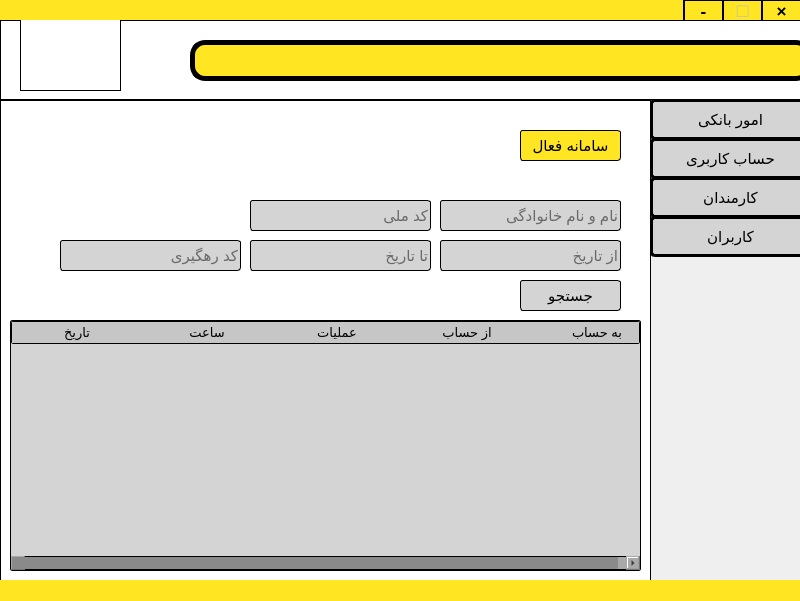
<?xml version="1.0" encoding="UTF-8"?>
<ui version="4.0">
 <class>MainWindow</class>
 <widget class="QMainWindow" name="MainWindow">
  <property name="geometry">
   <rect>
    <x>0</x>
    <y>0</y>
    <width>800</width>
    <height>601</height>
   </rect>
  </property>
  <property name="maximumSize">
   <size>
    <width>16777215</width>
    <height>16777215</height>
   </size>
  </property>
  <property name="windowTitle">
   <string>MainWindow</string>
  </property>
  <property name="styleSheet">
   <string notr="true">QPushButton{
background: #d4d4d4;
border: 3px solid black;
border-radius: 5px;
}
QPushButton:checked{
background:  #ffe522;
}</string>
  </property>
  <widget class="QWidget" name="centralwidget">
   <widget class="QLabel" name="label_2">
    <property name="geometry">
     <rect>
      <x>0</x>
      <y>0</y>
      <width>801</width>
      <height>21</height>
     </rect>
    </property>
    <property name="styleSheet">
     <string notr="true">QWidget{
background: #ffe522;
}</string>
    </property>
    <property name="text">
     <string/>
    </property>
   </widget>
   <widget class="QPushButton" name="btnSystem">
    <property name="geometry">
     <rect>
      <x>650</x>
      <y>99</y>
      <width>161</width>
      <height>41</height>
     </rect>
    </property>
    <property name="font">
     <font>
      <pointsize>11</pointsize>
      <weight>50</weight>
      <bold>false</bold>
     </font>
    </property>
    <property name="text">
     <string>امور بانکی</string>
    </property>
    <property name="checkable">
     <bool>true</bool>
    </property>
    <property name="checked">
     <bool>false</bool>
    </property>
   </widget>
   <widget class="QPushButton" name="btnProfile">
    <property name="geometry">
     <rect>
      <x>650</x>
      <y>138</y>
      <width>161</width>
      <height>41</height>
     </rect>
    </property>
    <property name="font">
     <font>
      <pointsize>11</pointsize>
      <weight>50</weight>
      <bold>false</bold>
     </font>
    </property>
    <property name="text">
     <string>حساب کاربری</string>
    </property>
    <property name="checkable">
     <bool>true</bool>
    </property>
   </widget>
   <widget class="QPushButton" name="btnEmployees">
    <property name="geometry">
     <rect>
      <x>650</x>
      <y>177</y>
      <width>161</width>
      <height>41</height>
     </rect>
    </property>
    <property name="font">
     <font>
      <pointsize>11</pointsize>
      <weight>50</weight>
      <bold>false</bold>
     </font>
    </property>
    <property name="text">
     <string>کارمندان</string>
    </property>
    <property name="checkable">
     <bool>true</bool>
    </property>
   </widget>
   <widget class="QFrame" name="frmHeader">
    <property name="geometry">
     <rect>
      <x>0</x>
      <y>20</y>
      <width>801</width>
      <height>80</height>
     </rect>
    </property>
    <property name="styleSheet">
     <string notr="true">QWidget{
background: white;
border: 1 solid black;
}</string>
    </property>
    <property name="frameShape">
     <enum>QFrame::StyledPanel</enum>
    </property>
    <property name="frameShadow">
     <enum>QFrame::Raised</enum>
    </property>
    <widget class="QLabel" name="label_3">
     <property name="geometry">
      <rect>
       <x>20</x>
       <y>-10</y>
       <width>101</width>
       <height>81</height>
      </rect>
     </property>
     <property name="text">
      <string/>
     </property>
     <property name="pixmap">
      <pixmap>logo1.png</pixmap>
     </property>
     <property name="scaledContents">
      <bool>true</bool>
     </property>
    </widget>
    <widget class="QLabel" name="label_4">
     <property name="geometry">
      <rect>
       <x>190</x>
       <y>20</y>
       <width>621</width>
       <height>41</height>
      </rect>
     </property>
     <property name="styleSheet">
      <string notr="true">QWidget{
background: #ffe522;
border: 5px solid black;
border-radius: 15px;
}</string>
     </property>
     <property name="text">
      <string/>
     </property>
    </widget>
   </widget>
   <widget class="QPushButton" name="btnUsers">
    <property name="geometry">
     <rect>
      <x>650</x>
      <y>216</y>
      <width>161</width>
      <height>41</height>
     </rect>
    </property>
    <property name="font">
     <font>
      <pointsize>11</pointsize>
      <weight>50</weight>
      <bold>false</bold>
     </font>
    </property>
    <property name="text">
     <string>کاربران</string>
    </property>
    <property name="checkable">
     <bool>true</bool>
    </property>
   </widget>
   <widget class="QPushButton" name="btnExit">
    <property name="geometry">
     <rect>
      <x>761</x>
      <y>-1</y>
      <width>41</width>
      <height>23</height>
     </rect>
    </property>
    <property name="font">
     <font>
      <pointsize>13</pointsize>
      <weight>75</weight>
      <bold>true</bold>
     </font>
    </property>
    <property name="styleSheet">
     <string notr="true">QWidget{
border: 2px solid black;
background:  #ffe522;
border-radius: 0px;
}
QWidget:hover{
color: white;
background: red;
}</string>
    </property>
    <property name="text">
     <string>×</string>
    </property>
   </widget>
   <widget class="QPushButton" name="btnMaximize">
    <property name="enabled">
     <bool>false</bool>
    </property>
    <property name="geometry">
     <rect>
      <x>722</x>
      <y>-1</y>
      <width>41</width>
      <height>23</height>
     </rect>
    </property>
    <property name="font">
     <font>
      <pointsize>14</pointsize>
      <weight>75</weight>
      <bold>true</bold>
     </font>
    </property>
    <property name="styleSheet">
     <string notr="true">QWidget{
border: 2px solid black;
background:  #ffe522;
border-radius: 0px;
}
QWidget:hover{
color: white;
}</string>
    </property>
    <property name="text">
     <string>□</string>
    </property>
   </widget>
   <widget class="QPushButton" name="btnMinimize">
    <property name="geometry">
     <rect>
      <x>683</x>
      <y>-1</y>
      <width>41</width>
      <height>23</height>
     </rect>
    </property>
    <property name="font">
     <font>
      <pointsize>13</pointsize>
      <weight>75</weight>
      <bold>true</bold>
     </font>
    </property>
    <property name="styleSheet">
     <string notr="true">QWidget{
border: 2px solid black;
background:  #ffe522;
border-radius: 0px;
}
QWidget:hover{
color: white;
}</string>
    </property>
    <property name="text">
     <string>-</string>
    </property>
   </widget>
   <widget class="QFrame" name="frmUser">
    <property name="enabled">
     <bool>true</bool>
    </property>
    <property name="geometry">
     <rect>
      <x>0</x>
      <y>100</y>
      <width>651</width>
      <height>481</height>
     </rect>
    </property>
    <property name="font">
     <font>
      <pointsize>8</pointsize>
     </font>
    </property>
    <property name="styleSheet">
     <string notr="true">QWidget{
background: white;
border: 1 solid black;
}
QLineEdit{
background: #d4d4d4;
border-radius: 3px;
}
QPushButton{
background: #d4d4d4;
border-radius: 3px;
}
QLabel{
background: #d4d4d4;
border-radius: 3px;
}
QComboBox{
background: #d4d4d4;
border-radius: 3px;
}
QTableWidget{
background-color: #d4d4d4;
border-radius: 2px;

}
QHeaderView::section{
background-color: #c6c6c6;
font-size: 10pt;
border: 1px solid #c6c6c6;
}
QHeaderView{
background-color: #c6c6c6;
border-radius: 2px;
}
QScrollBar{
background : darkgray;
}
QScrollBar::handle{
background : #8a8a8a;
}</string>
    </property>
    <property name="frameShape">
     <enum>QFrame::StyledPanel</enum>
    </property>
    <property name="frameShadow">
     <enum>QFrame::Raised</enum>
    </property>
    <widget class="QLineEdit" name="linUserName">
     <property name="enabled">
      <bool>false</bool>
     </property>
     <property name="geometry">
      <rect>
       <x>340</x>
       <y>20</y>
       <width>201</width>
       <height>31</height>
      </rect>
     </property>
     <property name="font">
      <font>
       <pointsize>11</pointsize>
       <weight>50</weight>
       <bold>false</bold>
      </font>
     </property>
     <property name="text">
      <string/>
     </property>
     <property name="placeholderText">
      <string>نام و نام خانوادگی</string>
     </property>
    </widget>
    <widget class="QPushButton" name="btnEnterRemcard">
     <property name="geometry">
      <rect>
       <x>10</x>
       <y>100</y>
       <width>151</width>
       <height>31</height>
      </rect>
     </property>
     <property name="font">
      <font>
       <pointsize>11</pointsize>
       <weight>50</weight>
       <bold>false</bold>
      </font>
     </property>
     <property name="text">
      <string>حذف کارت</string>
     </property>
    </widget>
    <widget class="QLabel" name="label_7">
     <property name="enabled">
      <bool>false</bool>
     </property>
     <property name="geometry">
      <rect>
       <x>550</x>
       <y>10</y>
       <width>71</width>
       <height>81</height>
      </rect>
     </property>
     <property name="text">
      <string/>
     </property>
    </widget>
    <widget class="QComboBox" name="cmbEnterCards">
     <property name="geometry">
      <rect>
       <x>170</x>
       <y>20</y>
       <width>161</width>
       <height>31</height>
      </rect>
     </property>
     <property name="font">
      <font>
       <pointsize>11</pointsize>
       <weight>50</weight>
       <bold>false</bold>
      </font>
     </property>
     <item>
      <property name="text">
       <string>انتخاب نشده(حساب)</string>
      </property>
     </item>
    </widget>
    <widget class="QLineEdit" name="linUserConcode">
     <property name="enabled">
      <bool>false</bool>
     </property>
     <property name="geometry">
      <rect>
       <x>340</x>
       <y>60</y>
       <width>201</width>
       <height>31</height>
      </rect>
     </property>
     <property name="font">
      <font>
       <pointsize>11</pointsize>
       <weight>50</weight>
       <bold>false</bold>
      </font>
     </property>
     <property name="placeholderText">
      <string>کد ملی</string>
     </property>
    </widget>
    <widget class="QPushButton" name="btnEnterName">
     <property name="geometry">
      <rect>
       <x>414</x>
       <y>120</y>
       <width>31</width>
       <height>31</height>
      </rect>
     </property>
     <property name="font">
      <font>
       <pointsize>11</pointsize>
       <weight>50</weight>
       <bold>false</bold>
      </font>
     </property>
     <property name="text">
      <string>&gt;</string>
     </property>
    </widget>
    <widget class="QLineEdit" name="linEnterName">
     <property name="geometry">
      <rect>
       <x>440</x>
       <y>120</y>
       <width>181</width>
       <height>31</height>
      </rect>
     </property>
     <property name="font">
      <font>
       <pointsize>11</pointsize>
       <weight>50</weight>
       <bold>false</bold>
      </font>
     </property>
     <property name="placeholderText">
      <string>نام و نام خانوادگی</string>
     </property>
    </widget>
    <widget class="QPushButton" name="btnMore">
     <property name="geometry">
      <rect>
       <x>10</x>
       <y>60</y>
       <width>41</width>
       <height>31</height>
      </rect>
     </property>
     <property name="font">
      <font>
       <pointsize>11</pointsize>
       <weight>50</weight>
       <bold>false</bold>
      </font>
     </property>
     <property name="text">
      <string>...</string>
     </property>
    </widget>
    <widget class="QPushButton" name="btnEnterAddcard">
     <property name="geometry">
      <rect>
       <x>60</x>
       <y>60</y>
       <width>101</width>
       <height>31</height>
      </rect>
     </property>
     <property name="font">
      <font>
       <pointsize>11</pointsize>
       <weight>50</weight>
       <bold>false</bold>
      </font>
     </property>
     <property name="text">
      <string>افزودن حساب</string>
     </property>
    </widget>
    <widget class="QPushButton" name="btnEnterReload">
     <property name="geometry">
      <rect>
       <x>10</x>
       <y>20</y>
       <width>151</width>
       <height>31</height>
      </rect>
     </property>
     <property name="font">
      <font>
       <pointsize>11</pointsize>
       <weight>50</weight>
       <bold>false</bold>
      </font>
     </property>
     <property name="text">
      <string>بارگیری مجدد</string>
     </property>
    </widget>
    <widget class="QTableWidget" name="tblEnter">
     <property name="geometry">
      <rect>
       <x>10</x>
       <y>190</y>
       <width>631</width>
       <height>281</height>
      </rect>
     </property>
     <property name="verticalScrollMode">
      <enum>QAbstractItemView::ScrollPerPixel</enum>
     </property>
     <property name="horizontalScrollMode">
      <enum>QAbstractItemView::ScrollPerPixel</enum>
     </property>
     <property name="showGrid">
      <bool>true</bool>
     </property>
     <property name="rowCount">
      <number>0</number>
     </property>
     <attribute name="horizontalHeaderDefaultSectionSize">
      <number>140</number>
     </attribute>
     <column>
      <property name="text">
       <string>تاریخ</string>
      </property>
     </column>
     <column>
      <property name="text">
       <string>ساعت</string>
      </property>
     </column>
     <column>
      <property name="text">
       <string>عملیات</string>
      </property>
     </column>
     <column>
      <property name="text">
       <string>از حساب</string>
      </property>
     </column>
     <column>
      <property name="text">
       <string>به حساب</string>
      </property>
     </column>
    </widget>
   </widget>
   <widget class="QFrame" name="frmProfile">
    <property name="enabled">
     <bool>true</bool>
    </property>
    <property name="geometry">
     <rect>
      <x>0</x>
      <y>100</y>
      <width>651</width>
      <height>481</height>
     </rect>
    </property>
    <property name="styleSheet">
     <string notr="true">QWidget{
background: white;
border: 1 solid black;
}
QLineEdit{
background: #d4d4d4;
border-radius: 3px;
}
QPushButton{
background: #d4d4d4;
border-radius: 3px;
}
QLabel{
background: #d4d4d4;
border-radius: 3px;
}
QComboBox{
background: #d4d4d4;
border-radius: 3px;
}
QTableWidget{
background-color: #d4d4d4;
border-radius: 2px;

}
QHeaderView::section{
background-color: #c6c6c6;
font-size: 10pt;
border: 1px solid #c6c6c6;
}
QHeaderView{
background-color: #c6c6c6;
border-radius: 2px;
}
QScrollBar{
background : darkgray;
}
QScrollBar::handle{
background : #8a8a8a;
}</string>
    </property>
    <property name="frameShape">
     <enum>QFrame::StyledPanel</enum>
    </property>
    <property name="frameShadow">
     <enum>QFrame::Raised</enum>
    </property>
    <widget class="QLineEdit" name="linProName">
     <property name="enabled">
      <bool>false</bool>
     </property>
     <property name="geometry">
      <rect>
       <x>340</x>
       <y>20</y>
       <width>201</width>
       <height>31</height>
      </rect>
     </property>
     <property name="font">
      <font>
       <pointsize>11</pointsize>
       <weight>50</weight>
       <bold>false</bold>
      </font>
     </property>
     <property name="text">
      <string/>
     </property>
     <property name="placeholderText">
      <string>نام و نام خانوادگی</string>
     </property>
    </widget>
    <widget class="QLabel" name="lblProPic">
     <property name="enabled">
      <bool>false</bool>
     </property>
     <property name="geometry">
      <rect>
       <x>550</x>
       <y>10</y>
       <width>71</width>
       <height>81</height>
      </rect>
     </property>
     <property name="text">
      <string/>
     </property>
    </widget>
    <widget class="QComboBox" name="cmbProCards">
     <property name="geometry">
      <rect>
       <x>170</x>
       <y>20</y>
       <width>161</width>
       <height>31</height>
      </rect>
     </property>
     <property name="font">
      <font>
       <pointsize>11</pointsize>
       <weight>50</weight>
       <bold>false</bold>
      </font>
     </property>
     <item>
      <property name="text">
       <string>انتخاب نشده(حساب)</string>
      </property>
     </item>
    </widget>
    <widget class="QPushButton" name="btnProAddcard">
     <property name="geometry">
      <rect>
       <x>60</x>
       <y>60</y>
       <width>101</width>
       <height>31</height>
      </rect>
     </property>
     <property name="font">
      <font>
       <pointsize>11</pointsize>
       <weight>50</weight>
       <bold>false</bold>
      </font>
     </property>
     <property name="text">
      <string>افزودن حساب</string>
     </property>
    </widget>
    <widget class="QLineEdit" name="linProConcode">
     <property name="enabled">
      <bool>false</bool>
     </property>
     <property name="geometry">
      <rect>
       <x>340</x>
       <y>60</y>
       <width>201</width>
       <height>31</height>
      </rect>
     </property>
     <property name="font">
      <font>
       <pointsize>11</pointsize>
       <weight>50</weight>
       <bold>false</bold>
      </font>
     </property>
     <property name="placeholderText">
      <string>کد ملی</string>
     </property>
    </widget>
    <widget class="QLineEdit" name="linProSendname">
     <property name="enabled">
      <bool>false</bool>
     </property>
     <property name="geometry">
      <rect>
       <x>470</x>
       <y>160</y>
       <width>171</width>
       <height>31</height>
      </rect>
     </property>
     <property name="font">
      <font>
       <pointsize>11</pointsize>
       <weight>50</weight>
       <bold>false</bold>
      </font>
     </property>
     <property name="text">
      <string/>
     </property>
     <property name="placeholderText">
      <string>نام و نام خانوادگی گیرنده</string>
     </property>
    </widget>
    <widget class="QLineEdit" name="linProSendcard">
     <property name="enabled">
      <bool>true</bool>
     </property>
     <property name="geometry">
      <rect>
       <x>470</x>
       <y>195</y>
       <width>171</width>
       <height>31</height>
      </rect>
     </property>
     <property name="font">
      <font>
       <pointsize>11</pointsize>
       <weight>50</weight>
       <bold>false</bold>
      </font>
     </property>
     <property name="text">
      <string/>
     </property>
     <property name="placeholderText">
      <string>شماره حساب گیرنده</string>
     </property>
    </widget>
    <widget class="QLineEdit" name="linProSendprice">
     <property name="enabled">
      <bool>true</bool>
     </property>
     <property name="geometry">
      <rect>
       <x>470</x>
       <y>230</y>
       <width>171</width>
       <height>31</height>
      </rect>
     </property>
     <property name="font">
      <font>
       <pointsize>11</pointsize>
       <weight>50</weight>
       <bold>false</bold>
      </font>
     </property>
     <property name="text">
      <string/>
     </property>
     <property name="placeholderText">
      <string>مبلغ (ریال)</string>
     </property>
    </widget>
    <widget class="QPushButton" name="btnProSend">
     <property name="geometry">
      <rect>
       <x>470</x>
       <y>265</y>
       <width>171</width>
       <height>31</height>
      </rect>
     </property>
     <property name="font">
      <font>
       <pointsize>11</pointsize>
       <weight>50</weight>
       <bold>false</bold>
      </font>
     </property>
     <property name="text">
      <string>انتقال</string>
     </property>
    </widget>
    <widget class="QPushButton" name="btnProReload">
     <property name="geometry">
      <rect>
       <x>10</x>
       <y>20</y>
       <width>151</width>
       <height>31</height>
      </rect>
     </property>
     <property name="font">
      <font>
       <pointsize>11</pointsize>
       <weight>50</weight>
       <bold>false</bold>
      </font>
     </property>
     <property name="text">
      <string>بارگیری مجدد</string>
     </property>
    </widget>
    <widget class="QTableWidget" name="tblProfile">
     <property name="geometry">
      <rect>
       <x>10</x>
       <y>160</y>
       <width>451</width>
       <height>311</height>
      </rect>
     </property>
     <property name="horizontalScrollMode">
      <enum>QAbstractItemView::ScrollPerPixel</enum>
     </property>
     <attribute name="horizontalHeaderDefaultSectionSize">
      <number>140</number>
     </attribute>
     <column>
      <property name="text">
       <string>تاریخ</string>
      </property>
     </column>
     <column>
      <property name="text">
       <string>ساعت</string>
      </property>
     </column>
     <column>
      <property name="text">
       <string>عملیات</string>
      </property>
     </column>
     <column>
      <property name="text">
       <string>از حساب</string>
      </property>
     </column>
     <column>
      <property name="text">
       <string>به حساب </string>
      </property>
     </column>
    </widget>
    <widget class="QPushButton" name="btnLogout">
     <property name="geometry">
      <rect>
       <x>10</x>
       <y>60</y>
       <width>41</width>
       <height>31</height>
      </rect>
     </property>
     <property name="font">
      <font>
       <pointsize>11</pointsize>
       <weight>50</weight>
       <bold>false</bold>
      </font>
     </property>
     <property name="text">
      <string>خروج</string>
     </property>
    </widget>
    <widget class="QPushButton" name="btnProRemcard">
     <property name="geometry">
      <rect>
       <x>10</x>
       <y>100</y>
       <width>151</width>
       <height>31</height>
      </rect>
     </property>
     <property name="font">
      <font>
       <pointsize>11</pointsize>
       <weight>50</weight>
       <bold>false</bold>
      </font>
     </property>
     <property name="text">
      <string>حذف کارت</string>
     </property>
    </widget>
   </widget>
   <widget class="QStackedWidget" name="stack">
    <property name="geometry">
     <rect>
      <x>0</x>
      <y>99</y>
      <width>651</width>
      <height>481</height>
     </rect>
    </property>
    <property name="currentIndex">
     <number>-1</number>
    </property>
   </widget>
   <widget class="QFrame" name="frmBlank">
    <property name="enabled">
     <bool>true</bool>
    </property>
    <property name="geometry">
     <rect>
      <x>0</x>
      <y>100</y>
      <width>651</width>
      <height>481</height>
     </rect>
    </property>
    <property name="styleSheet">
     <string notr="true">QWidget{
background: white;
border: 1px solid black;
}</string>
    </property>
    <property name="frameShape">
     <enum>QFrame::StyledPanel</enum>
    </property>
    <property name="frameShadow">
     <enum>QFrame::Raised</enum>
    </property>
   </widget>
   <widget class="QFrame" name="frmSystem">
    <property name="enabled">
     <bool>true</bool>
    </property>
    <property name="geometry">
     <rect>
      <x>0</x>
      <y>100</y>
      <width>651</width>
      <height>481</height>
     </rect>
    </property>
    <property name="styleSheet">
     <string notr="true">QWidget{
background: white;
border: 1 solid black;
}
QLineEdit{
background: #d4d4d4;
border-radius: 3px;
}
QPushButton{
background: #d4d4d4;
border-radius: 3px;
}
QLabel{
border: 4px solid black;
border-radius: 7px;
}
QComboBox{
background: #d4d4d4;
border-radius: 3px;
}
QTableWidget{
background-color: #d4d4d4;
border-radius: 2px;

}
QHeaderView::section{
background-color: #c6c6c6;
font-size: 10pt;
border: 1px solid #c6c6c6;
}
QHeaderView{
background-color: #c6c6c6;
border-radius: 2px;
}
QScrollBar{
background : darkgray;
}
QScrollBar::handle{
background : #8a8a8a;
}</string>
    </property>
    <property name="frameShape">
     <enum>QFrame::StyledPanel</enum>
    </property>
    <property name="frameShadow">
     <enum>QFrame::Raised</enum>
    </property>
    <widget class="QLineEdit" name="linSysName">
     <property name="enabled">
      <bool>false</bool>
     </property>
     <property name="geometry">
      <rect>
       <x>440</x>
       <y>100</y>
       <width>181</width>
       <height>31</height>
      </rect>
     </property>
     <property name="font">
      <font>
       <pointsize>11</pointsize>
       <weight>50</weight>
       <bold>false</bold>
      </font>
     </property>
     <property name="placeholderText">
      <string>نام و نام خانوادگی</string>
     </property>
    </widget>
    <widget class="QPushButton" name="btnSysPower">
     <property name="geometry">
      <rect>
       <x>520</x>
       <y>30</y>
       <width>101</width>
       <height>31</height>
      </rect>
     </property>
     <property name="font">
      <font>
       <pointsize>11</pointsize>
       <weight>50</weight>
       <bold>false</bold>
      </font>
     </property>
     <property name="styleSheet">
      <string notr="true">QWidget{
background: #d4d4d4;
border-radius: 3px;
}
QWidget:checked{
background: #ffe522;
}</string>
     </property>
     <property name="text">
      <string>سامانه فعال</string>
     </property>
     <property name="checkable">
      <bool>true</bool>
     </property>
     <property name="checked">
      <bool>true</bool>
     </property>
    </widget>
    <widget class="QPushButton" name="btnSysSearch">
     <property name="geometry">
      <rect>
       <x>520</x>
       <y>180</y>
       <width>101</width>
       <height>31</height>
      </rect>
     </property>
     <property name="font">
      <font>
       <pointsize>11</pointsize>
       <weight>50</weight>
       <bold>false</bold>
      </font>
     </property>
     <property name="text">
      <string>جستجو</string>
     </property>
    </widget>
    <widget class="QLineEdit" name="linSysTrackingcode">
     <property name="enabled">
      <bool>false</bool>
     </property>
     <property name="geometry">
      <rect>
       <x>60</x>
       <y>140</y>
       <width>181</width>
       <height>31</height>
      </rect>
     </property>
     <property name="font">
      <font>
       <pointsize>11</pointsize>
       <weight>50</weight>
       <bold>false</bold>
      </font>
     </property>
     <property name="placeholderText">
      <string>کد رهگیری</string>
     </property>
    </widget>
    <widget class="QLineEdit" name="linSysConcode">
     <property name="enabled">
      <bool>true</bool>
     </property>
     <property name="geometry">
      <rect>
       <x>250</x>
       <y>100</y>
       <width>181</width>
       <height>31</height>
      </rect>
     </property>
     <property name="font">
      <font>
       <pointsize>11</pointsize>
       <weight>50</weight>
       <bold>false</bold>
      </font>
     </property>
     <property name="placeholderText">
      <string>کد ملی</string>
     </property>
    </widget>
    <widget class="QLineEdit" name="linSysAtdate">
     <property name="enabled">
      <bool>false</bool>
     </property>
     <property name="geometry">
      <rect>
       <x>440</x>
       <y>140</y>
       <width>181</width>
       <height>31</height>
      </rect>
     </property>
     <property name="font">
      <font>
       <pointsize>11</pointsize>
       <weight>50</weight>
       <bold>false</bold>
      </font>
     </property>
     <property name="placeholderText">
      <string>از تاریخ</string>
     </property>
    </widget>
    <widget class="QLineEdit" name="linSysTodate">
     <property name="enabled">
      <bool>false</bool>
     </property>
     <property name="geometry">
      <rect>
       <x>250</x>
       <y>140</y>
       <width>181</width>
       <height>31</height>
      </rect>
     </property>
     <property name="font">
      <font>
       <pointsize>11</pointsize>
       <weight>50</weight>
       <bold>false</bold>
      </font>
     </property>
     <property name="placeholderText">
      <string>تا تاریخ</string>
     </property>
    </widget>
    <widget class="QTableWidget" name="tblSystem">
     <property name="geometry">
      <rect>
       <x>10</x>
       <y>220</y>
       <width>631</width>
       <height>251</height>
      </rect>
     </property>
     <property name="horizontalScrollBarPolicy">
      <enum>Qt::ScrollBarAsNeeded</enum>
     </property>
     <property name="editTriggers">
      <set>QAbstractItemView::NoEditTriggers</set>
     </property>
     <property name="verticalScrollMode">
      <enum>QAbstractItemView::ScrollPerPixel</enum>
     </property>
     <property name="horizontalScrollMode">
      <enum>QAbstractItemView::ScrollPerPixel</enum>
     </property>
     <property name="rowCount">
      <number>0</number>
     </property>
     <attribute name="horizontalHeaderDefaultSectionSize">
      <number>130</number>
     </attribute>
     <column>
      <property name="text">
       <string>تاریخ</string>
      </property>
     </column>
     <column>
      <property name="text">
       <string>ساعت</string>
      </property>
     </column>
     <column>
      <property name="text">
       <string>عملیات</string>
      </property>
     </column>
     <column>
      <property name="text">
       <string>از حساب</string>
      </property>
     </column>
     <column>
      <property name="text">
       <string>به حساب</string>
      </property>
     </column>
    </widget>
    <zorder>tblSystem</zorder>
    <zorder>linSysName</zorder>
    <zorder>btnSysPower</zorder>
    <zorder>btnSysSearch</zorder>
    <zorder>linSysTrackingcode</zorder>
    <zorder>linSysConcode</zorder>
    <zorder>linSysAtdate</zorder>
    <zorder>linSysTodate</zorder>
   </widget>
   <widget class="QLabel" name="label">
    <property name="geometry">
     <rect>
      <x>0</x>
      <y>580</y>
      <width>801</width>
      <height>21</height>
     </rect>
    </property>
    <property name="styleSheet">
     <string notr="true">QWidget{
background: #ffe522;
}</string>
    </property>
    <property name="text">
     <string/>
    </property>
   </widget>
   <zorder>frmUser</zorder>
   <zorder>stack</zorder>
   <zorder>frmProfile</zorder>
   <zorder>frmBlank</zorder>
   <zorder>frmSystem</zorder>
   <zorder>label</zorder>
   <zorder>label_2</zorder>
   <zorder>btnExit</zorder>
   <zorder>btnMaximize</zorder>
   <zorder>btnMinimize</zorder>
   <zorder>frmHeader</zorder>
   <zorder>btnEmployees</zorder>
   <zorder>btnSystem</zorder>
   <zorder>btnUsers</zorder>
   <zorder>btnProfile</zorder>
  </widget>
 </widget>
 <resources/>
 <connections/>
</ui>
